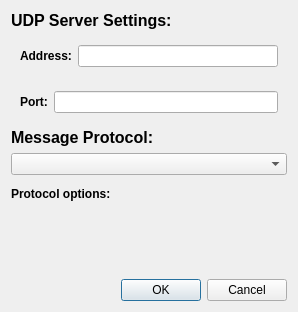
<?xml version="1.0" encoding="UTF-8"?>
<ui version="4.0">
 <class>UDPServerDialog</class>
 <widget class="QWidget" name="UDPServerDialog">
  <property name="geometry">
   <rect>
    <x>0</x>
    <y>0</y>
    <width>298</width>
    <height>312</height>
   </rect>
  </property>
  <property name="windowTitle">
   <string>UDP Server</string>
  </property>
  <layout class="QVBoxLayout" name="verticalLayout">
   <item>
    <widget class="QLabel" name="label">
     <property name="font">
      <font>
       <pointsize>12</pointsize>
       <bold>true</bold>
      </font>
     </property>
     <property name="text">
      <string>UDP Server Settings:</string>
     </property>
    </widget>
   </item>
   <item>
    <widget class="QWidget" name="widget_2" native="true">
     <layout class="QHBoxLayout" name="horizontalLayout_3">
      <item>
       <widget class="QLabel" name="label_5">
        <property name="font">
         <font>
          <bold>true</bold>
         </font>
        </property>
        <property name="text">
         <string>Address:</string>
        </property>
       </widget>
      </item>
      <item>
       <widget class="LineEdit" name="lineEditAddress"/>
      </item>
     </layout>
    </widget>
   </item>
   <item>
    <widget class="QWidget" name="widget" native="true">
     <layout class="QHBoxLayout" name="horizontalLayout_2" stretch="0,1">
      <item>
       <widget class="QLabel" name="label_4">
        <property name="font">
         <font>
          <bold>true</bold>
         </font>
        </property>
        <property name="text">
         <string>Port:</string>
        </property>
       </widget>
      </item>
      <item>
       <widget class="LineEdit" name="lineEditPort">
        <property name="text">
         <string/>
        </property>
       </widget>
      </item>
     </layout>
    </widget>
   </item>
   <item>
    <widget class="QLabel" name="label_2">
     <property name="font">
      <font>
       <pointsize>12</pointsize>
       <bold>true</bold>
      </font>
     </property>
     <property name="text">
      <string>Message Protocol:</string>
     </property>
    </widget>
   </item>
   <item>
    <widget class="QComboBox" name="comboBoxProtocol"/>
   </item>
   <item>
    <widget class="QWidget" name="boxOptions" native="true">
     <layout class="QVBoxLayout" name="layoutOptions">
      <property name="leftMargin">
       <number>0</number>
      </property>
      <property name="topMargin">
       <number>6</number>
      </property>
      <property name="rightMargin">
       <number>0</number>
      </property>
      <property name="bottomMargin">
       <number>6</number>
      </property>
      <item>
       <widget class="QLabel" name="label_3">
        <property name="font">
         <font>
          <bold>true</bold>
         </font>
        </property>
        <property name="text">
         <string>Protocol options:</string>
        </property>
       </widget>
      </item>
     </layout>
    </widget>
   </item>
   <item>
    <spacer name="verticalSpacer">
     <property name="orientation">
      <enum>Qt::Vertical</enum>
     </property>
     <property name="sizeHint" stdset="0">
      <size>
       <width>20</width>
       <height>40</height>
      </size>
     </property>
    </spacer>
   </item>
   <item>
    <widget class="QDialogButtonBox" name="buttonBox">
     <property name="standardButtons">
      <set>QDialogButtonBox::Cancel|QDialogButtonBox::Ok</set>
     </property>
    </widget>
   </item>
  </layout>
 </widget>
 <customwidgets>
  <customwidget>
   <class>LineEdit</class>
   <extends>QLineEdit</extends>
   <header>PlotJuggler/line_edit.h</header>
  </customwidget>
 </customwidgets>
 <resources/>
 <connections/>
</ui>
